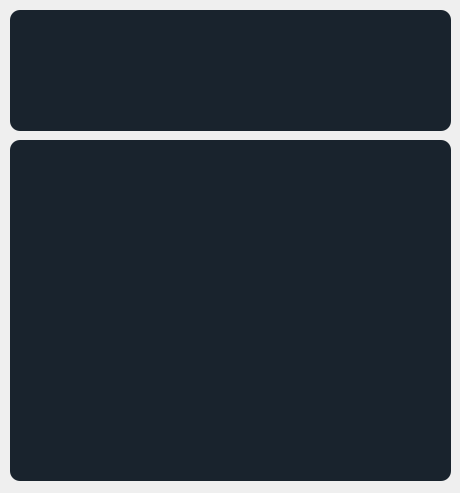
<?xml version="1.0" encoding="UTF-8"?>
<ui version="4.0">
 <class>Form</class>
 <widget class="QWidget" name="Form">
  <property name="geometry">
   <rect>
    <x>0</x>
    <y>0</y>
    <width>460</width>
    <height>493</height>
   </rect>
  </property>
  <property name="windowTitle">
   <string>Form</string>
  </property>
  <widget class="QLabel" name="bel_pregImage">
   <property name="geometry">
    <rect>
     <x>10</x>
     <y>140</y>
     <width>441</width>
     <height>341</height>
    </rect>
   </property>
   <property name="styleSheet">
    <string notr="true">  background-color: #19232D;
  border: 0px solid #32414B;
  padding: 0px;
  color: #F0F0F0;
  selection-background-color: #1464A0;
  selection-color: #F0F0F0;

	border-radius: 10;</string>
   </property>
   <property name="text">
    <string/>
   </property>
  </widget>
  <widget class="QTextEdit" name="txtEdit_preg">
   <property name="geometry">
    <rect>
     <x>10</x>
     <y>10</y>
     <width>441</width>
     <height>121</height>
    </rect>
   </property>
   <property name="styleSheet">
    <string notr="true">  background-color: #19232D;
  border: 0px solid #32414B;
  padding: 0px;
  color: #F0F0F0;
  selection-background-color: #1464A0;
  selection-color: #F0F0F0;

	border-radius: 10;</string>
   </property>
  </widget>
 </widget>
 <resources>
  <include location="../imagenes.qrc"/>
 </resources>
 <connections/>
</ui>
